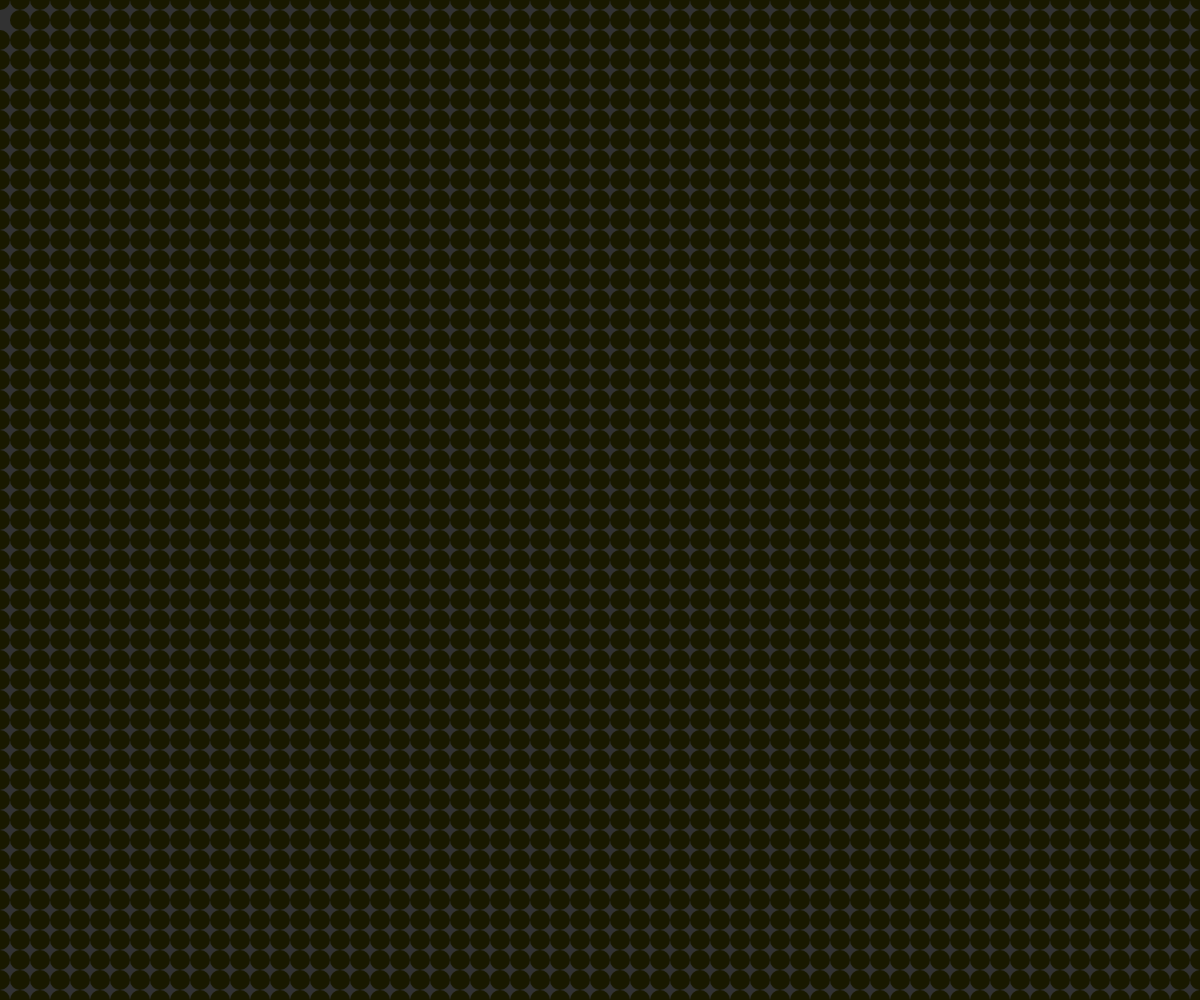
Frame 1 (no input)
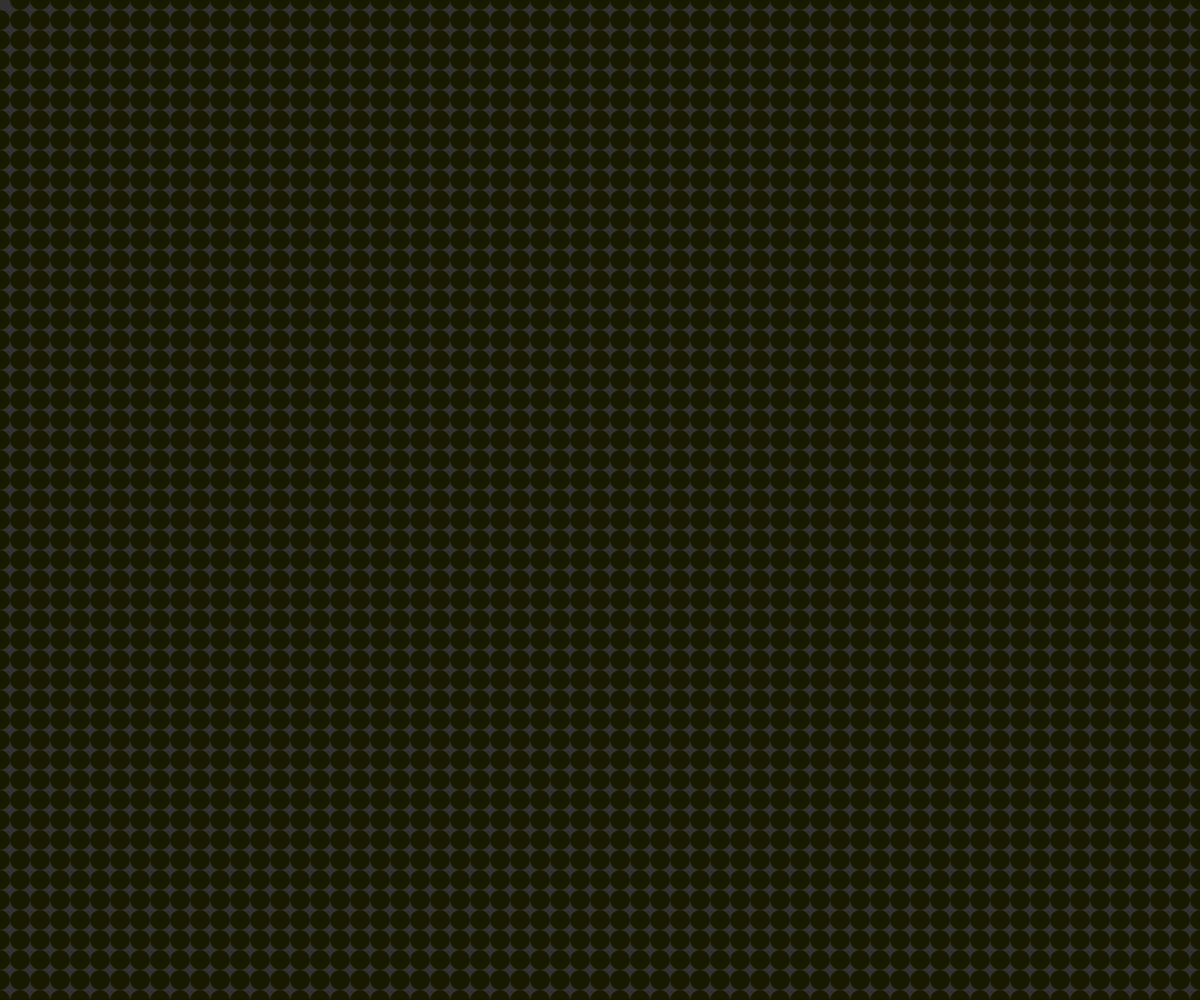
Frame 60 (no input)
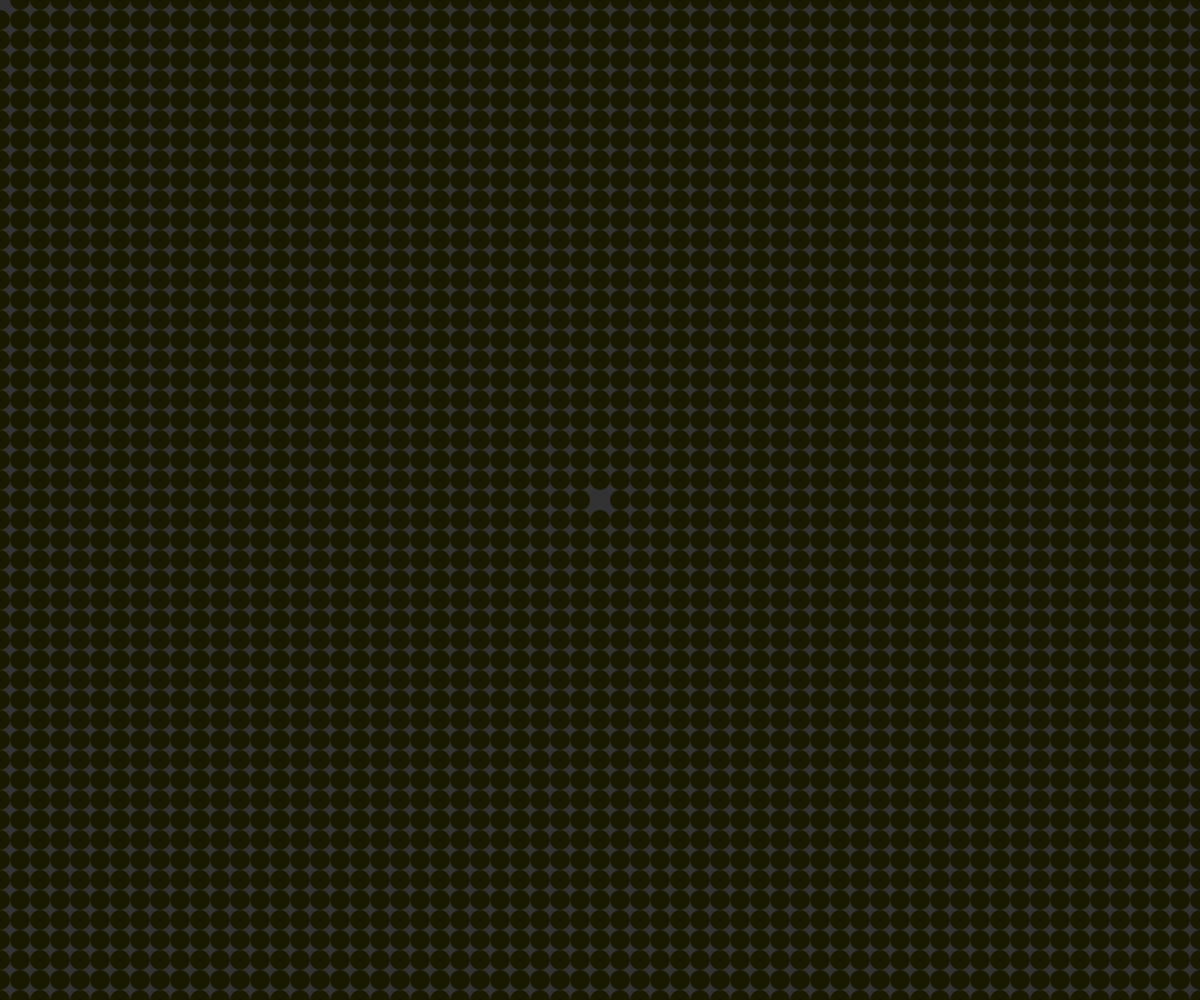
Frame 120 (the mouse pressed at the canvas centre since frame 60)

The p5.js sketch that drew these frames (run headless with seeded random() and noise() and a simulated clock; from frame 60 on, the mouse is pressed at the canvas centre):

// p5.js sketch
// ── sketch.js
// Nested Loops
// Muhammad Ismail
// 3/6/2026

// Globle Varables
let bubbleSize = 20;
let bubbles = [];

// ChALANGE:
// add a movebubbles() function to have them random wiggle around their starting spot
// Spacebar adds bubble at mouse position
// modify delete function to work only when cliked
// give each bouble color porperty


function setup() {
  createCanvas(windowWidth, windowHeight);
  populateArray();
  noStroke();
}

function draw() {
  background(50);
  fill(25,25,0);
  drawBubble();
}

function eDist(x1,y1,x2,y2){
  // calculate the straight-line distance
  let a = x1 - x2;  let b = y1 - y2;
  let c = sqrt(pow(a,2) + pow(b,2));
  return round(c);
  //return c.toFixed(1); // Keep 1 dec. place
}

function drawBubble(){
  // through our array and display
  // a bubble at each pos.
  // possible delete, if mouse is close
  // loop by index bc we want to be able to delete
  for(let i = 0; i<bubbles.length; i++){
    let b = bubbles[i];
    circle(b.x, b.y, bubbleSize);
    textAlign(CENTER, CENTER);
    let d = eDist(b.x, b.y, mouseX, mouseY)
    //text(d, b.x, b.y);

    // check if we are overtop of the current
    // boubble, and then delete if so:
    if (d < bubbleSize/2){
      // to delete from array, use.splice()
      bubbles.splice(i,1);
    }
  }

}

function populateArray(){
  // simple nested loop test to make
  // ordered pairs:
  // x: 0, 30, 60   y: 0, 30, 60
  for (let x = 0; x <= width; x+= bubbleSize){
    // x: 0, 30, 60 .... right edge
    for (let y = 0; y <= height; y += bubbleSize){
      // y: 0, 30, 60  .... bottom edge
      let b = {x: x, y:y};
      bubbles.push(b);
      
    }
  }
}
